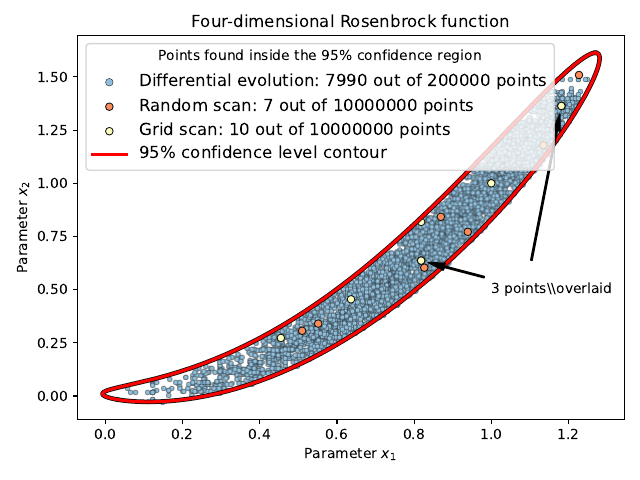

Write the Python code that produced this figure.
#!/usr/bin/env python3
"""
Show differential evolution versus random and grid sampling
===========================================================

Using a 4d Rosenbrock function as an example, show the different performance of
differential evolution, a grid scan and a random scan.
"""

import time
import numpy as np
import matplotlib.pyplot as plt
from scipy.stats import chi2
from scipy.optimize import differential_evolution

#from style import make_style


# Confidence level etc
alpha = 0.05
beta = 1. - alpha
critical_chi_sq = chi2.isf(alpha, 2)
critical_loglike = 0.5 * critical_chi_sq
min_chi_sq = 0.

# Scan settings
n_random_samples = int(1e7)
dim = 4
min_ = -5.
max_ = 5.
seed = 127

# Color style for output sample points
de_pts = "#91bfdb" # Diver scan
rn_pts = "#fc8d59" # Random scan
gd_pts = "#ffffbf" # Grid scan


def rosenbrock(x, y):
    """
    @returns Rosenbrock function
    """
    a = 1.
    b = 100.
    return (a - x)**2 + b * (y - x**2)**2

def rosenbrock_general(x):
    """
    @returns Generalization of Rosenbrock function
    """
    n = len(x)
    return sum(rosenbrock(x[i], x[i+1]) for i in range(n - 1))

def loglike(x):
    """
    @returns Log-likelihood
    """
    return -rosenbrock_general(x)

def prior_transform(cube):
    """
    @returns Unit hypercube mapped to sample drawn from prior
    """
    return cube * (max_ - min_) + min_

def draw(dim, N):
    """
    @returns Samples drawn from prior
    """
    return prior_transform(np.random.rand(dim, N))

def grid(dim, N):
    """
    @returns Samples on a uniform grid
    """
    points_per_dim = int(N**(1. / dim))
    points = [points_per_dim] * dim
    grid = np.array(list(np.ndindex(*points)))
    grid = grid / grid.max()
    grid = prior_transform(grid)
    return grid.T

def samples_inside(x, chi_sq):
    """
    @returns Points from within delta chi-squared contour
    """
    delta_chi_sq = chi_sq - min_chi_sq
    inside = delta_chi_sq <= critical_chi_sq
    return x[:, inside]

def grid_scan(dim, N):
    """
    @returns Points from within delta chi-squared contour from grid scan and number of calls
    """
    x = grid(dim, N)
    chi_sq = -2. * loglike(x)
    return samples_inside(x, chi_sq), N

def random_scan(dim, N):
    """
    @returns Points from within delta chi-squared contour from random scan and number of calls
    """
    x = draw(dim, N)
    chi_sq = -2. * loglike(x)
    return samples_inside(x, chi_sq), N

def de_scan(dim, round_to_nearest=None):
    """
    @returns Points from within delta chi-squared contour from differential evolution
    and number of calls
    """
    bounds = [(min_, max_)] * dim
    x = []
    chi_sq = []

    def objective(x_):
        """
        @returns Objective for DE that saves chi-squared and parameters
        """
        chi_sq_ = -2. * loglike(x_)
        chi_sq.append(chi_sq_)
        x.append(x_)
        return chi_sq_

    differential_evolution(objective, bounds,
                           strategy='rand1bin', maxiter=None,
                           popsize=50, tol=0.01, mutation=(0.7, 1.99999), recombination=0.15,
                           polish=False, seed=seed)

    if round_to_nearest is not None:
        len_x = len(x)
        keep_n = len_x - (len_x % round_to_nearest)
        x = x[:keep_n]
        chi_sq = chi_sq[:keep_n]

    return samples_inside(np.array(x).T, np.array(chi_sq)), len(x)

def analytic_x_4d(y, level):
    """
    @returns Analytic solutions for x as function of y on contour

    Trivial to solve for x_3 and x_4. Solutions for x_1 as function of x_2 are
    solutions to a quartic.
    """
    coeffs = np.array([100.,
                       0.,
                       1. - 200. * y,
                       -2., (y * (100. * y**3 + 10001. * y - 202.) + 302.) / 101.])
    coeffs[-1] -= level
    roots = np.roots(coeffs)
    real_roots = roots[np.isclose(roots.imag, 0.)].real
    real_roots.sort()

    if len(real_roots) != 2:
        return [None, None]

    return real_roots

def analytic_4d(level):
    """
    @returns Analytic result for contour
    """
    y = np.linspace(-0.25, 1.75, 100000)
    x = [analytic_x_4d(y_, level) for y_ in y]
    x1, x2 = zip(*x)
    return (x1, x2, y)


if __name__ == "__main__":

    # Set random seed for reproducibility
    np.random.seed(seed)

    # Set plot styling
    #make_style()

    plt.figure()

    print("Running de_scan")
    t0 = time.time()
    x, calls = de_scan(dim, round_to_nearest=1000)
    de_time = time.time() - t0
    print("time = ", de_time)

    print("Plotting de_scan")
    plt.scatter(x[0][0], x[1][0], s=30, edgecolor='0.05',
                linewidth=0.25, alpha=1.0, facecolor=de_pts,
                label='Differential evolution: {:d} out of {:d} points'
                .format(x.shape[1], calls))
    plt.scatter(x[0][0], x[1][0], s=30, edgecolor='white',
                linewidth=0.25, alpha=1.0, facecolor="white")
    de_scatter = plt.scatter(x[0], x[1], s=12, edgecolor='0.05',
                             linewidth=0.25, alpha=1.0, facecolor=de_pts)

    print("Running random_scan")
    t0 = time.time()
    x, calls = random_scan(dim, n_random_samples)
    random_time = time.time() - t0
    print("time = ", random_time)

    print("Plotting random_scan")
    plt.scatter(x[0], x[1], s=30, edgecolor='0.05',
                linewidth=0.6, alpha=1.0, facecolor=rn_pts,
                label='Random scan: {:d} out of {:d} points'
                .format(x.shape[1], calls))

    print("Running grid_scan")
    t0 = time.time()
    x, calls = grid_scan(dim, n_random_samples)
    grid_time = time.time() - t0
    print("time = ", grid_time)

    print("Plotting grid_scan")
    plt.scatter(x[0], x[1], s=30, edgecolor='0.05',
                linewidth=0.6, alpha=1.0, facecolor=gd_pts,
                label='Grid scan: {:d} out of {:d} points'
                .format(x.shape[1], calls))

    plt.annotate('3 points\\\\overlaid', xy=(1, 0.48))
    plt.annotate('',
                 xy=(0.8181818181818183, 0.6363636363636358), xycoords='data',
                 xytext=(1, 0.55), arrowprops=dict(facecolor='black', shrink=0.1, width=1, headwidth=5))
    plt.annotate('',
                 xy=(1.1818181818181817, 1.3636363636363633), xycoords='data',
                 xytext=(1.1, 0.6), arrowprops=dict(facecolor='black', shrink=0.05, width=1, headwidth=5))

    x1, x2, y = analytic_4d(critical_loglike)
    plt.plot(x1, y, c="0.05", lw=3.3)
    plt.plot(x2, y, c="0.05", lw=3.3)
    plt.plot(x1, y, c="red", lw=2.2)
    plt.plot(x2, y, c="red", lw=2.2,
             label=r"${0:.0f}\%$ confidence level contour".format(100. * beta))

    plt.ylabel("Parameter $x_2$")
    plt.xlabel("Parameter $x_1$")

    plt.title("Four-dimensional Rosenbrock function")
    plt.legend(title=r"Points found inside the ${0:.0f}\%$ confidence region".format(100. * beta),
               loc="upper left", fontsize=12)

    plt.tight_layout()

    plt.savefig("rosenbrock_vector.pdf")
    de_scatter.set_rasterized(True)
    plt.savefig("rosenbrock.pdf")
